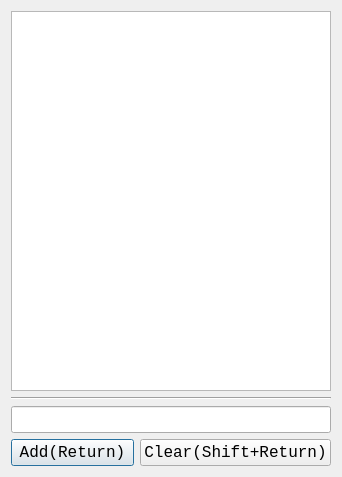
<?xml version="1.0" encoding="UTF-8"?>
<ui version="4.0">
 <class>Dialog</class>
 <widget class="QDialog" name="Dialog">
  <property name="geometry">
   <rect>
    <x>0</x>
    <y>0</y>
    <width>342</width>
    <height>477</height>
   </rect>
  </property>
  <property name="font">
   <font>
    <family>Courier New</family>
    <pointsize>12</pointsize>
   </font>
  </property>
  <property name="windowTitle">
   <string>Easy List (Ctrl+W to Close)</string>
  </property>
  <layout class="QVBoxLayout" name="verticalLayout">
   <item>
    <widget class="QListWidget" name="string_list"/>
   </item>
   <item>
    <widget class="Line" name="line">
     <property name="orientation">
      <enum>Qt::Horizontal</enum>
     </property>
    </widget>
   </item>
   <item>
    <widget class="QLineEdit" name="string_edit"/>
   </item>
   <item>
    <layout class="QHBoxLayout" name="horizontalLayout">
     <item>
      <widget class="QPushButton" name="add_button">
       <property name="text">
        <string>Add(Return)</string>
       </property>
       <property name="shortcut">
        <string>Return</string>
       </property>
      </widget>
     </item>
     <item>
      <widget class="QPushButton" name="clear_button">
       <property name="text">
        <string>Clear(Shift+Return)</string>
       </property>
       <property name="shortcut">
        <string>Shift+Return</string>
       </property>
      </widget>
     </item>
    </layout>
   </item>
  </layout>
 </widget>
 <resources/>
 <connections/>
</ui>
